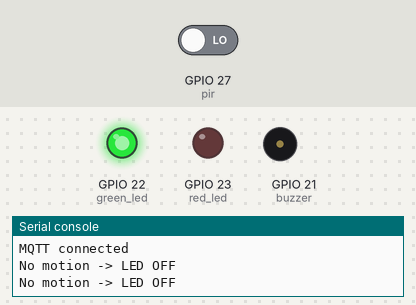
Recording of a program running on a simulated ESP32 board running MicroPython. On the bench: output pins drawn as LEDs (lit = HIGH), buzzer (waves = sounding), the last lines printed to the serial console. Wiring (from the project's diagram.json): buzzer on GPIO 21, red LED on GPIO 23, PIR motion sensor on GPIO 27. Inputs (shaded band) come from the test bench; at power-on: GPIO 27 (pir) LOW. WiFi joins after 1.5 s; no MQTT or app messages arrive unless stated.

Above: at 2.8 s.
2.9 s: GPIO 27 (pir) driven HIGH
At 3.8 s:
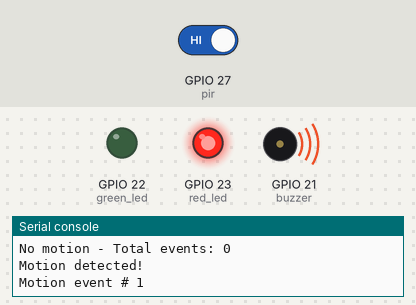
At 5.1 s:
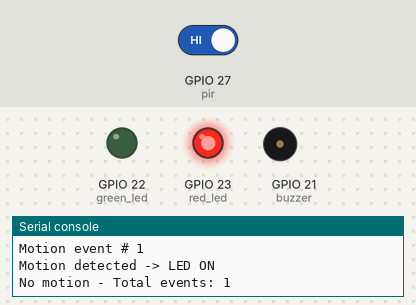
5.4 s: GPIO 27 (pir) driven LOW
At 6.8 s:
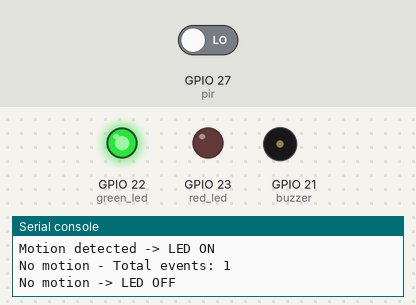
Timing chart, 0 to 8.4 s (numbered marks = the images above; inputs shaded):
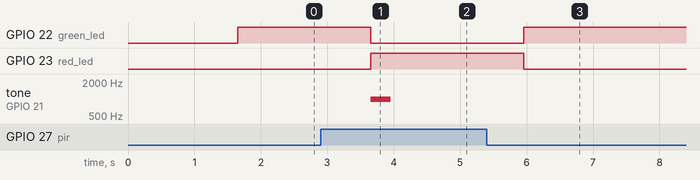

Measured:
- after the input at 2.9 s, GPIO 22 (green_led): HIGH → LOW after 0.75 s; GPIO 23 (red_led): LOW → HIGH after 0.75 s; tone on GPIO 21 (buzzer): silent → 1000 Hz after 0.75 s, → silent 0.30 s later
- after the input at 5.4 s, GPIO 22 (green_led): LOW → HIGH after 0.55 s; GPIO 23 (red_led): HIGH → LOW after 0.55 s

The program:

main.py
```python
from machine import Pin, PWM
import network
import time
from umqtt.simple import MQTTClient

# Hardware
pir = Pin(27, Pin.IN)

red_led = Pin(23, Pin.OUT)      # Motion detected
green_led = Pin(22, Pin.OUT)    # No motion

buzzer = PWM(Pin(21))
buzzer.duty(0)

motion_count = 0
previous_motion = 0

# WiFi
wifi = network.WLAN(network.STA_IF)
wifi.active(True)

print("Connecting to WiFi", end="")
wifi.connect("Wokwi-GUEST", "")

while not wifi.isconnected():
    print(".", end="")
    time.sleep(0.5)

print("\nConnected!")
print("IP:", wifi.ifconfig()[0])

# -------------------------
# ThingSpeak MQTT setup
# -------------------------
BROKER = "mqtt3.thingspeak.com"
PORT = 1883

CLIENT_ID = "NAY2Ny8oChcqIBAZBCkGEQM"
USERNAME = "NAY2Ny8oChcqIBAZBCkGEQM"
PASSWORD = "ejQ6Dz1cjhjXzznTCsUdRxZh"

CHANNEL_ID = "3516883"

TOPIC = "channels/{}/publish/fields/field1".format(CHANNEL_ID)

client = MQTTClient(
    CLIENT_ID,
    BROKER,
    port=PORT,
    user=USERNAME,
    password=PASSWORD
)

print("Connecting to ThingSpeak MQTT...")
client.connect()
print("MQTT connected")

# Timer for ThingSpeak
last_send = time.ticks_ms()

while True:

    # -------------------------
    # Read sensor frequently
    # -------------------------

    motion = pir.value()

    if motion == 1:

        red_led.on()
        green_led.off()

        print("Motion detected -> LED ON")
        print("No motion - Total events:", motion_count)

        # Count only when motion starts
        if previous_motion == 0:

            motion_count += 1

            print("Motion detected!")
            print("Motion event #", motion_count)

            # Short buzzer sound
            buzzer.freq(1000)
            buzzer.duty(512)
            time.sleep(0.3)
            buzzer.duty(0)

        # -------------------------------------
        # Publish to ThingSpeak MQTT every 16 s
        # -------------------------------------

        if time.ticks_diff(time.ticks_ms(), last_send) >= 16000:

            print("ThingSpeak MQTT - Ready to publish the Event")

            try:
                payload = str(motion)
                client.publish(TOPIC, payload)
                print("ThingSpeak MQTT - Published Event:", payload)
            except OSError as e:
                print("ThingSpeak Error - local system still running")
                print("MQTT connection lost:", e)

            last_send = time.ticks_ms()

    else:
        red_led.off()
        green_led.on()
        print("No motion -> LED OFF")


    previous_motion = motion

    # Local sensor sampling
    time.sleep(1)
```
